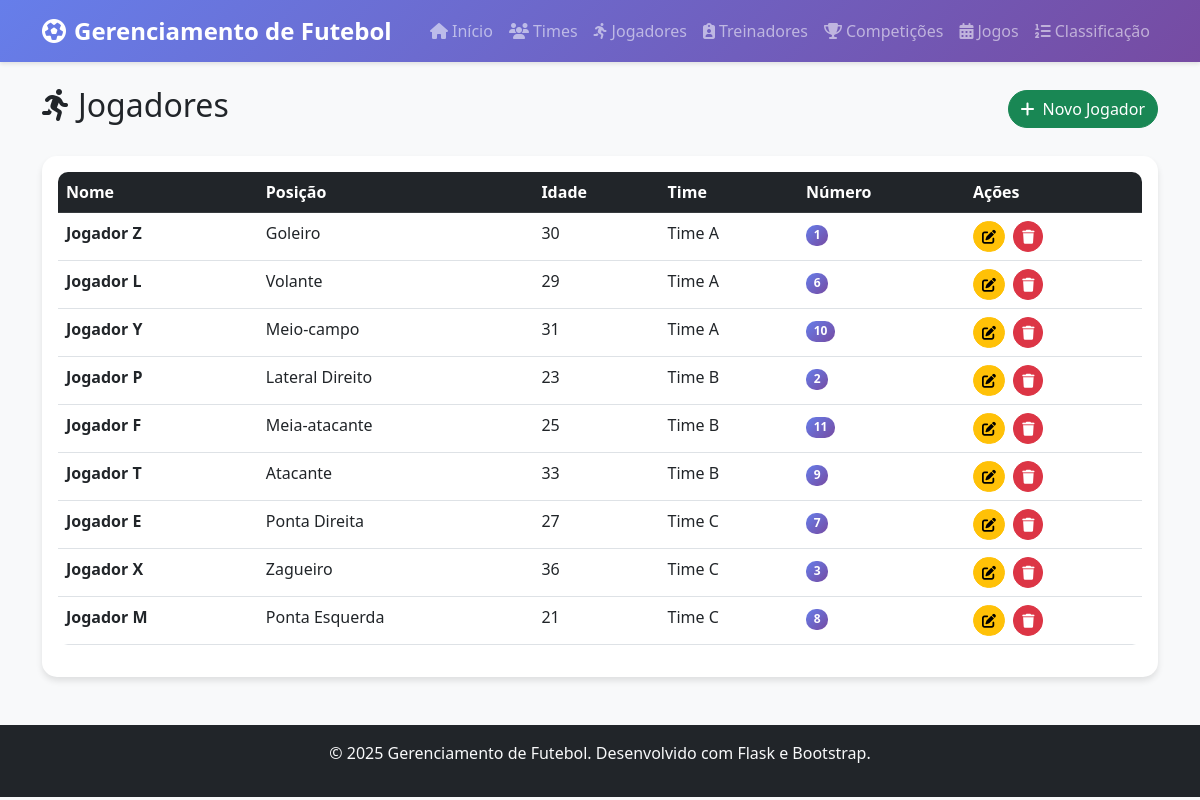
The app's page /jogadores, older data.
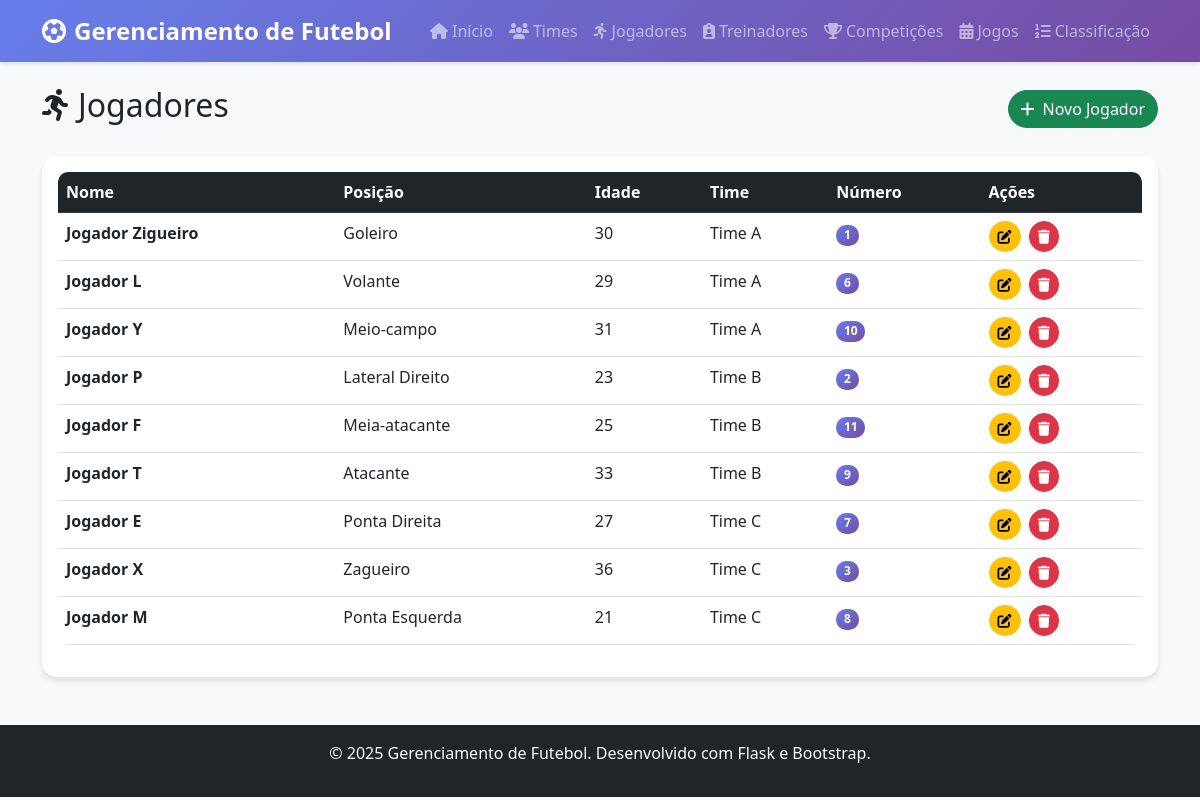
The same page, newer data.
### app/models/jogador.py (models this page shows)
class Jogador(db.Model):
    id: so.Mapped[int] = so.mapped_column(primary_key=True)
    nome: so.Mapped[str] = so.mapped_column(db.String(100), nullable=False)
    posicao: so.Mapped[str] = so.mapped_column(db.String(50), nullable=False)
    idade: so.Mapped[int] = so.mapped_column(nullable=False)
    numero_camisa: so.Mapped[int] = so.mapped_column(nullable=False)
    created_at: so.Mapped[datetime] = so.mapped_column(db.DateTime, default=datetime.utcnow)
    updated_at: so.Mapped[datetime] = so.mapped_column(db.DateTime, default=datetime.utcnow, onupdate=datetime.utcnow)
    time_id: so.Mapped[int] = so.mapped_column(db.ForeignKey('time.id'), index=True, nullable=False)
    time: so.Mapped['Time'] = so.relationship(back_populates='jogadores')

### app/models/time.py (models this page shows)
class Time(db.Model):
    id: so.Mapped[int] = so.mapped_column(primary_key=True)
    nome: so.Mapped[str] = so.mapped_column(db.String(100), nullable=False, unique=True)
    cidade: so.Mapped[str] = so.mapped_column(db.String(100), nullable=False)
    ano_fundacao: so.Mapped[int] = so.mapped_column(nullable=False)
    created_at: so.Mapped[datetime] = so.mapped_column(db.DateTime, default=datetime.utcnow)
    updated_at: so.Mapped[datetime] = so.mapped_column(db.DateTime, default=datetime.utcnow, onupdate=datetime.utcnow)
    jogadores: so.Mapped[List['Jogador']] = so.relationship(back_populates='time')
    treinador_id: so.Mapped[Optional[int]] = so.mapped_column(sa.ForeignKey("treinador.id"), index=True, nullable=True)
    treinador: so.Mapped[Optional['Treinador']] = so.relationship("Treinador", back_populates="times", foreign_keys=[treinador_id])
    jogos_casa: so.Mapped[List['Jogo']] = so.relationship('Jogo', foreign_keys='Jogo.time_casa_id', back_populates='time_casa')
    jogos_visitante: so.Mapped[List['Jogo']] = so.relationship('Jogo', foreign_keys='Jogo.time_visitante_id', back_populates='time_visitante')

### app/routes.py (the view)
@app.route('/jogadores')
def jogadores_index():
    jogadores = JogadorController.listar_jogadores()
    return render_template('jogadores/index.html', jogadores=jogadores)

### app/controllers/jogador_controller.py (called while the page is built)
    def listar_jogadores():
        return Jogador.query.all()

### app/templates/jogadores/index.html (shortened to what this page needs)
{% extends "base.html" %}
{% block content %}
<div class="d-flex justify-content-between align-items-center mb-4">
    <h2><i class="fas fa-running me-2"></i>Jogadores</h2>
    <a href="{{ url_for('jogadores_create') }}" class="btn btn-success">
        <i class="fas fa-plus me-2"></i>Novo Jogador
    </a>
</div>
<div class="card">
    <div class="card-body">
        {% if jogadores %}
            <div class="table-responsive">
                <table class="table table-hover">
                    <thead class="table-dark">
                        <tr>
                            <th>Nome</th>
                            <th>Posição</th>
                            <th>Idade</th>
                            <th>Time</th>
                            <th>Número</th>
                            <th>Ações</th>
                        </tr>
                    </thead>
                    <tbody>
                        {% for jogador in jogadores %}
                        <tr>
                            <td><strong>{{ jogador.nome }}</strong></td>
                            <td>{{ jogador.posicao }}</td>
                            <td>{{ jogador.idade }}</td>
                            <td>{{ jogador.time.nome }}</td>
                            <td><span class="badge bg-primary">{{ jogador.numero_camisa }}</span></td>
                            <td>
                                <a href="{{ url_for('jogadores_edit', id=jogador.id) }}" class="btn btn-sm btn-warning me-1">
                                    <i class="fas fa-edit"></i>
                                </a>
                                <form method="POST" action="{{ url_for('jogadores_delete', id=jogador.id) }}" class="d-inline">
                                    <button type="submit" class="btn btn-sm btn-danger"
                                            onclick="return confirm('Tem certeza que deseja excluir este jogador?')">
                                        <i class="fas fa-trash"></i>
                                    </button>
                                </form>
                            </td>
                        </tr>
                        {% endfor %}
                    </tbody>
                </table>
            </div>
        {% endif %}
    </div>
</div>
{% endblock %}

### app/templates/base.html (shortened to what this page needs)
<!DOCTYPE html>
<html lang="pt-BR">
<head>
    <link href="https://cdn.jsdelivr.net/npm/bootstrap@5.3.0/dist/css/bootstrap.min.css" rel="stylesheet">
    <link href="https://cdnjs.cloudflare.com/ajax/libs/font-awesome/6.4.0/css/all.min.css" rel="stylesheet">
    <link href="{{ url_for('static', filename='css/style.css') }}" rel="stylesheet">
</head>
<body>
    <nav class="navbar navbar-expand-lg navbar-dark bg-primary">
        <div class="container">
            <a class="navbar-brand" href="{{ url_for('index') }}">
                <i class="fas fa-futbol me-2"></i>Gerenciamento de Futebol
            </a>
            <div class="collapse navbar-collapse" id="navbarNav">
                <ul class="navbar-nav ms-auto">
                    <li class="nav-item">
                        <a class="nav-link" href="{{ url_for('index') }}">
                            <i class="fas fa-home me-1"></i>Início
                        </a>
                    </li>
                    <li class="nav-item">
                        <a class="nav-link" href="{{ url_for('times_index') }}">
                            <i class="fas fa-users me-1"></i>Times
                        </a>
                    </li>
                    <li class="nav-item">
                        <a class="nav-link" href="{{ url_for('jogadores_index') }}">
                            <i class="fas fa-running me-1"></i>Jogadores
                        </a>
                    </li>
                    <li class="nav-item">
                        <a class="nav-link" href="{{ url_for('treinadores_index') }}">
                            <i class="fas fa-clipboard-user me-1"></i>Treinadores
                        </a>
                    </li>
                    <li class="nav-item">
                        <a class="nav-link" href="{{ url_for('competicoes_index') }}">
                            <i class="fas fa-trophy me-1"></i>Competições
                        </a>
                    </li>
                    <li class="nav-item">
                        <a class="nav-link" href="{{ url_for('jogos_index') }}">
                            <i class="fas fa-calendar-alt me-1"></i>Jogos
                        </a>
                    </li>
                    <li class="nav-item">
                        <a class="nav-link" href="{{ url_for('classificacao') }}">
                            <i class="fa-solid fa-list-ol me-1"></i>Classificação
                        </a>
                    </li>
                </ul>
            </div>
        </div>
    </nav>
    <div class="container my-4">
        {% block content %}{% endblock %}
    </div>
    <footer class="bg-dark text-light text-center py-3 mt-5">
        <div class="container">
            <p>&copy; 2025 Gerenciamento de Futebol. Desenvolvido com Flask e Bootstrap.</p>
        </div>
    </footer>
</body>
</html>

### app/static/css/style.css (style rules this page uses)
body { background-color: #f8f9fa; font-family: 'Segoe UI', Tahoma, Geneva, Verdana, sans-serif; }
.card { border: none; border-radius: 15px; box-shadow: 0 4px 6px rgba(0, 0, 0, 0.1); transition: transform 0.2s ease-in-out; }
.navbar-brand { font-weight: bold; font-size: 1.5rem; }
.table { border-radius: 10px; overflow: hidden; }
.btn { border-radius: 25px; font-weight: 500; transition: all 0.2s ease-in-out; }
.badge { border-radius: 10px; }
.table th { border-top: none; font-weight: 600; }
.navbar { box-shadow: 0 2px 4px rgba(0, 0, 0, 0.1); }
.card { animation: fadeIn 0.5s ease-out; }
.bg-primary { background: linear-gradient(135deg, #667eea 0%, #764ba2 100%) !important; }

Row changes from the older to the newer data that the page shows:
changed Jogador "Goleiro": nome "Jogador Z" → "Jogador Zigueiro"
